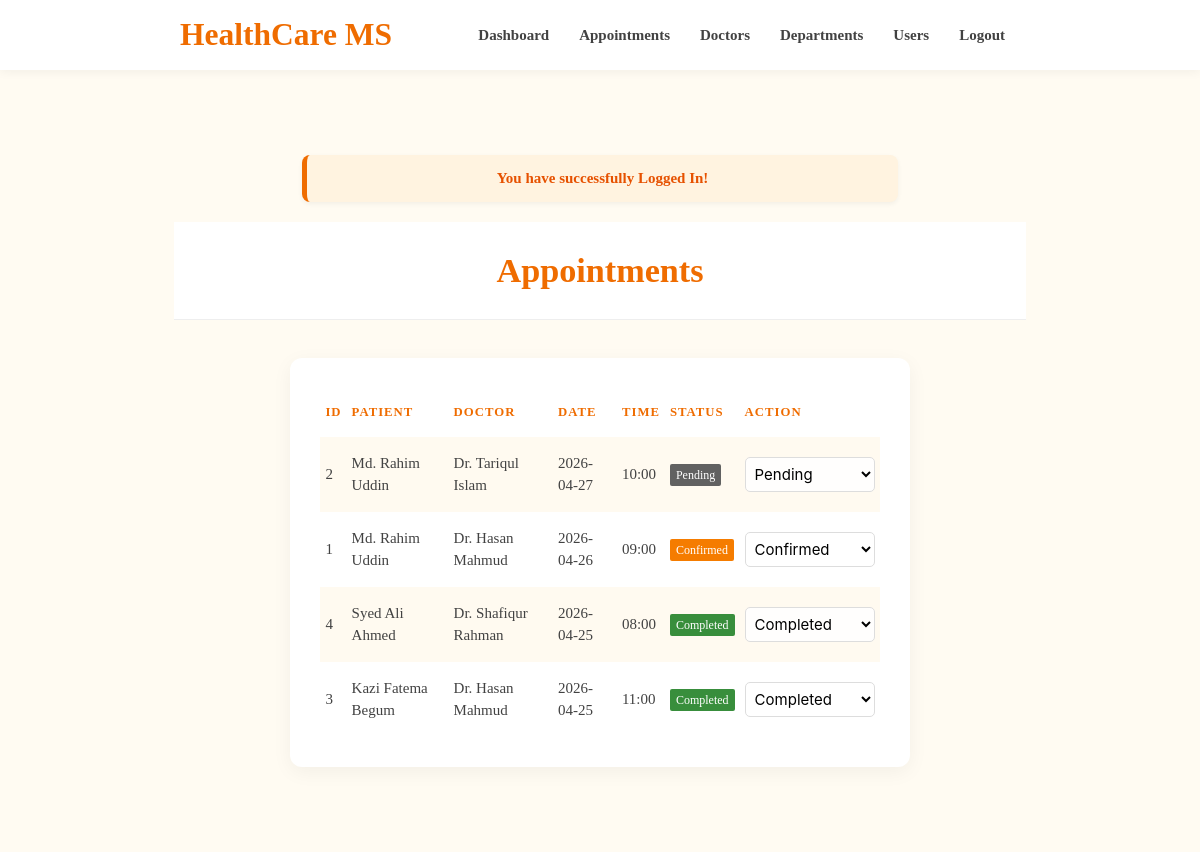
Screenshot of /admin/appointment-list.php (signed in) with the database file from the repository.
### tables this page shows
CREATE TABLE `appointments` (
    `id` int(11) NOT NULL,
    `patient_name` varchar(100) DEFAULT NULL,
    `patient_email` varchar(100) DEFAULT NULL,
    `doctor_id` int(11) DEFAULT NULL,
    `dept_id` int(11) DEFAULT NULL,
    `appointment_date` varchar(100) DEFAULT NULL,
    `appointment_time` varchar(100) DEFAULT NULL,
    `status` varchar(50) DEFAULT 'pending',
    `notes` varchar(500) DEFAULT NULL
);

CREATE TABLE `doctors` (
    `id` int(11) NOT NULL,
    `dept_id` int(10) NOT NULL,
    `name` varchar(50) NOT NULL,
    `email` varchar(50) NOT NULL,
    `image` varchar(250) NOT NULL,
    `specialization` varchar(250) NOT NULL,
    `fee` int(255) NOT NULL,
    `available_start` varchar(20) DEFAULT '09:00',
    `available_end` varchar(20) DEFAULT '17:00'
);

### admin/appointment-list.php (the view, shortened to what this page needs)
<?php
require_once('../backends/connection-pdo.php');
$sql = "SELECT a.*, d.name as doctor_name, dept.dept_name
        FROM appointments a
        JOIN doctors d ON a.doctor_id = d.id
        JOIN departments dept ON a.dept_id = dept.id
        ORDER BY FIELD(a.status, 'pending', 'confirmed', 'cancelled', 'completed'), a.appointment_date ASC, a.appointment_time ASC";
$query = $pdoconn->prepare($sql);
$query->execute();
$appointments = $query->fetchAll(PDO::FETCH_ASSOC);
?>
<?php require('layout/header.php'); ?>
<?php require('layout/topnav.php'); ?>
<?php require('layout/left-sidebar-short.php'); ?>
<?php
if (isset($_SESSION['msg'])) {
    echo '<div class="container" style="margin-top: 20px;"><div class="admin-alert">'.$_SESSION['msg'].'</div></div>';
}
?>
<div class="section admin-theme-bg center" style="margin-top: 20px;">
    <h4>Appointments</h4>
</div>
<div class="container" style="margin-top: 30px; margin-bottom: 50px;">
    <div class="row">
        <div class="col s12">
            <div class="card">
                <div class="card-content">
                    <table class="striped highlight responsive-table">
                        <thead>
                            <tr>
                                <th>ID</th>
                                <th>Patient</th>
                                <th>Doctor</th>
                                <th>Date</th>
                                <th>Time</th>
                                <th>Status</th>
                                <th>Action</th>
                            </tr>
                        </thead>
                        <tbody>
                            <?php if (count($appointments) > 0): ?>
                                <?php foreach ($appointments as $app): ?>
                                    <tr>
                                        <td><?php echo $app['id']; ?></td>
                                        <td><?php echo htmlspecialchars($app['patient_name']); ?></td>
                                        <td><?php echo htmlspecialchars($app['doctor_name']); ?></td>
                                        <td><?php echo htmlspecialchars($app['appointment_date']); ?></td>
                                        <td><?php echo htmlspecialchars($app['appointment_time']); ?></td>
                                        <td>
                                            <?php
                                            $status_color = 'grey';
                                            if ($app['status'] == 'confirmed') $status_color = 'orange';
                                            if ($app['status'] == 'completed') $status_color = 'green';
                                            ?>
                                            <span class="new badge <?php echo $status_color; ?> darken-2" data-badge-caption=""><?php echo ucfirst($app['status']); ?></span>
                                        </td>
                                        <td>
                                            <form action="../backends/update-appointment.php" method="POST" style="display: inline;">
                                                <select name="status" class="browser-default" onchange="this.form.submit()" style="width: 130px; border-radius: 5px; border: 1px solid #ddd; height: 35px; padding: 0 5px;">
                                                    <option value="pending" <?php echo ($app['status'] == 'pending') ? 'selected' : ''; ?>>Pending</option>
                                                    <option value="confirmed" <?php echo ($app['status'] == 'confirmed') ? 'selected' : ''; ?>>Confirmed</option>
                                                    <option value="completed" <?php echo ($app['status'] == 'completed') ? 'selected' : ''; ?>>Completed</option>
                                                </select>
                                            </form>
                                        </td>
                                    </tr>
                                <?php endforeach; ?>
                            <?php else: ?>
                                <tr>
                                    <td colspan="7" class="center">No appointments found.</td>
                                </tr>
                            <?php endif; ?>
                        </tbody>
                    </table>
                </div>
            </div>
        </div>
    </div>
</div>
<?php require('layout/footer.php'); ?>

### css/form-style.css (style rules this page uses)
body { background: #ee6e73; font-family: "Roboto", sans-serif; -webkit-font-smoothing: antialiased; -moz-osx-font-smoothing: grayscale; }
.row { margin-bottom: 0 !important; }
.col { padding: 0 !important; }

### css/healthcare-theme.css (style rules this page uses)
:root { --primary: #6b9080; --primary-dark: #4a6a5c; --primary-light: #8ca699; --bg-light: #f4f7f6; }
body { background-color: var(--bg-light); }
.badge.new { background-color: var(--primary); }

### admin/layout/header.php (style rules this page uses)
:root { --admin-primary: #ef6c00; --admin-primary-light: #ff9800; --admin-accent: #ffcc80; --admin-bg: #fffbf2; --admin-card-bg: #ffffff; --admin-text: #424242; }
body { background-color: var(--admin-bg); color: var(--admin-text); font-family: 'Bree Serif', serif; }
.admin-theme-bg { background: var(--admin-primary) !important; }
.section.admin-theme-bg { background: white !important; color: var(--admin-primary) !important; padding: 30px 0 !important; border-bottom: 1px solid #eee; }
.section.admin-theme-bg h4 { margin: 0; font-weight: 700; color: var(--admin-primary); }
.admin-alert { padding: 12px 20px; margin: 10px 0; border-radius: 8px; background: #fff3e0; border-left: 5px solid var(--admin-primary); color: #e65100; font-weight: 600; box-shadow: 0 2px 5px rgba(0,0,0,0.05); }
.card { border-radius: 12px; box-shadow: 0 5px 20px rgba(0,0,0,0.05); border: none; }
.card-content { padding: 30px !important; }
table.striped > tbody > tr:nth-child(odd) { background-color: #fffaf0; }
th { color: var(--admin-primary); text-transform: uppercase; font-size: 0.85rem; letter-spacing: 1px; }

### rows the page displays
appointments: id "2", patient_name "Md. Rahim Uddin", doctor.name "Dr. Tariqul Islam", appointment_date "2026-04-27", appointment_time "10:00", status "Pending"
appointments: id "1", patient_name "Md. Rahim Uddin", doctor.name "Dr. Hasan Mahmud", appointment_date "2026-04-26", appointment_time "09:00", status "Confirmed"
appointments: id "4", patient_name "Syed Ali Ahmed", doctor.name "Dr. Shafiqur Rahman", appointment_date "2026-04-25", appointment_time "08:00", status "Completed"
appointments: id "3", patient_name "Kazi Fatema Begum", doctor.name "Dr. Hasan Mahmud", appointment_date "2026-04-25", appointment_time "11:00", status "Completed"

### other values shown
$_SESSION['msg'] "You have successfully Logged In!"
